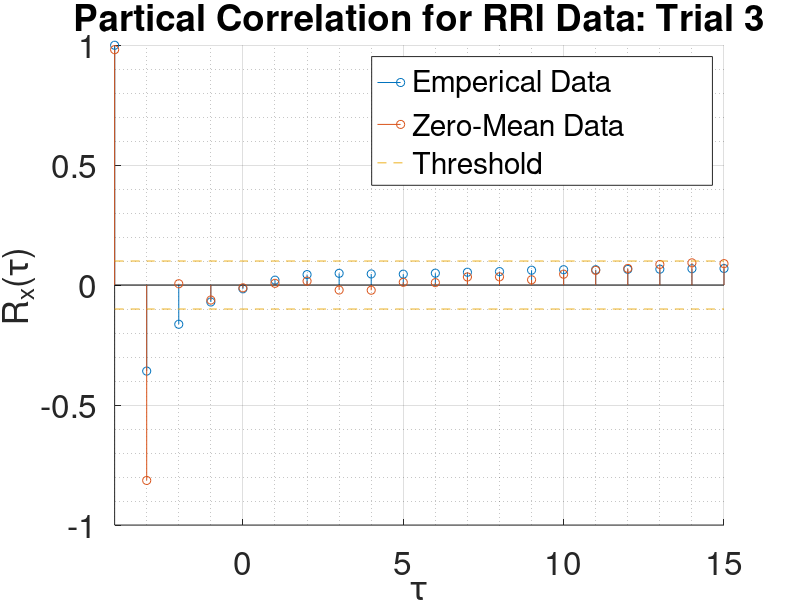

MATLAB code to generate this figure:
clear all

% loading RRI data
load Anand_RRI

% length of partial correlation sequence
par_corr_len = 20;

% amplitude of threshold
a = 0.1;

% trial number
trial = 3;

% store RRI time series in variable data
% select which trial to analyse
h_data(:, 1) = Trial3_RRI;

% normalise data: zero mean unity variance
h_data(:, 2) = zscore(h_data(:, 1));

% define the length of the vector data
N = length(h_data(:, 1));

% initial variable to hold partial correlation value
par_corr = zeros(par_corr_len, 2);

% calculate partial correlations
for i = 1:par_corr_len
    % loop to calculate partial correlation of
    % both empirical and normalised data
    for j = 1:2
        coefs = aryule(h_data(:, j), i);
        % take negative value because aryule returns
        % negated value of coefficients
        par_corr(i, j) = -coefs(i+1);
    end
end

% generate x axis
x = linspace(1, par_corr_len, par_corr_len);

% equations for threshold
y = a*ones(par_corr_len, 1);

% define color of plot
gold = [0.9290 0.6940 0.1250];

% plot values
hold on;
stem(x, par_corr);
plot(x, y, '--', 'Color', gold);
plot(x, -y, '--', 'Color', gold);
hold off;

% graphing settings
str = sprintf('Partical Correlation for RRI Data: Trial %d', trial);
title(str, 'FontSize', 40);
xlabel('\fontsize{35}\tau')
ylabel('\fontsize{35}R_{x}(\tau)')
legend('\fontsize{30}Emperical Data',...
       '\fontsize{30}Zero-Mean Data',...
       '\fontsize{30}Threshold');
   
grid on 
grid minor

a = get(gca, 'XTickLabel');
set(gca, 'XTickLabel', a, 'fontsize', 24);
axis([1 par_corr_len -1 1])
